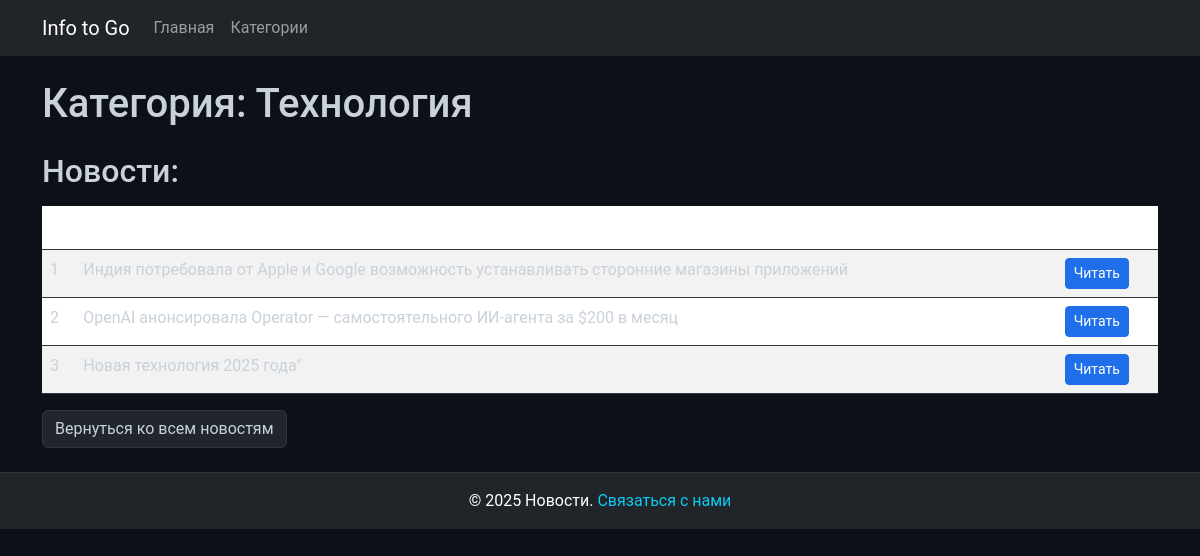
/news/category/tehnologiya/, run on the app's committed database.
### news/models.py (models this page shows, shortened)
class Category(models.Model):
    name = models.CharField(
        max_length=100,  # Максимальная длина строки - 100 символов
        unique=True,  # Название должно быть уникальным
        verbose_name="Название категории"  # Название поля в админке
    )
    slug = models.SlugField(
        unique=True,  # Значение должно быть уникальным
        verbose_name="URL категории"  # Название поля в админке
    )
    class Meta:
        verbose_name = "Категория"  # Имя модели в админке (ед. число)
        verbose_name_plural = "Категории"  # Имя модели во множественном числе

class News(models.Model):
    title = models.CharField(
        max_length=200,  # Максимальная длина строки - 200 символов
        verbose_name="Заголовок новости"  # Название поля в админке
    )
    content = models.TextField(
        verbose_name="Содержимое новости"  # Название поля в админке
    )
    category = models.ForeignKey(
        Category,  # Ссылка на модель Category
        on_delete=models.CASCADE,  # Удаление категории удалит все связанные новости
        related_name="news",  # Имя для обратной связи (Category.news)
        verbose_name="Категория"  # Название поля в админке
    )
    created_at = models.DateTimeField(
        auto_now_add=True,  # Записывается автоматически при создании объекта
        verbose_name="Дата создания"  # Название поля в админке
    )
    updated_at = models.DateTimeField(
        auto_now=True,  # Обновляется автоматически при каждом сохранении объекта
        verbose_name="Дата обновления"  # Название поля в админке
    )
    class Meta:
        verbose_name = "Новость"  # Имя модели в админке (ед. число)
        verbose_name_plural = "Новости"  # Имя модели во множественном числе
        ordering = ["-created_at"]  # Сортировка по дате создания (от новых к старым)

### news/views.py (the view)
# urls.py: path('category/<str:slug>/', views.news_by_category, name='news_by_category'),  # Новости по категории
def news_by_category(request, slug):
    category = get_object_or_404(Category, slug=slug)
    news = News.objects.filter(category=category).order_by('-created_at')  # Сортировка по дате создания
    return render(request, 'news/news_by_category.html', {
        'category': category,
        'news': news
    })

### news/templates/news/news_by_category.html (shortened to what this page needs)
{% extends 'base.html' %}
{% block content %}
<h1>Категория: {{ category.name }}</h1>
<h2 class="mt-4">Новости:</h2>
<table class="table table-striped">
    <thead>
        <tr>
            <th>#</th>
            <th>Заголовок</th>
            <th>Ссылка</th>
        </tr>
    </thead>
    <tbody>
        {% for item in news %}
        <tr>
            <td>{{ forloop.counter }}</td>
            <td>{{ item.title }}</td>
            <td><a href="{% url 'news_detail' item.id %}" class="btn btn-sm btn-primary">Читать</a></td>
        </tr>
        {% endfor %}
    </tbody>
</table>
<a href="{% url 'news_list' %}" class="btn btn-secondary">Вернуться ко всем новостям</a>
{% endblock %}

### templates/base.html (shortened to what this page needs)
{% load static %}
<!DOCTYPE html>
<html lang="en">
<head>
    <link href="https://cdn.jsdelivr.net/npm/bootstrap@5.3.0-alpha3/dist/css/bootstrap.min.css" rel="stylesheet">
    <link href="https://cdn.jsdelivr.net/npm/bootstrap-icons/font/bootstrap-icons.css" rel="stylesheet">
    <link rel="stylesheet" href="{% static 'css/styles.css' %}">
</head>
<body>
    <nav class="navbar navbar-expand-lg navbar-dark bg-dark mb-4">
        <div class="container">
            <a class="navbar-brand" href="{% url 'news_list' %}">Info to Go</a>
            <div class="collapse navbar-collapse" id="navbarNav">
                <ul class="navbar-nav">
                    <li class="nav-item"><a class="nav-link" href="{% url 'news_list' %}">Главная</a></li>
                    <li class="nav-item"><a class="nav-link" href="{% url 'news_list' %}#categories">Категории</a></li>
                </ul>
            </div>
        </div>
    </nav>
    <div class="container">
        {% block content %}{% endblock %}
    </div>
    <footer class="bg-dark text-center text-white py-3 mt-4">
        <p class="mb-0">&copy; 2025 Новости. <a href="#" class="text-decoration-none text-info">Связаться с нами</a></p>
    </footer>
</body>
</html>

### news/static/css/styles.css (style rules this page uses)
body { background-color: #0d1117; color: #c9d1d9; font-family: 'Roboto', sans-serif; }
a { color: #58a6ff; text-decoration: none; transition: color 0.3s ease; }
.btn-primary { background-color: #1f6feb; border-color: #1f6feb; transition: background-color 0.3s ease, color 0.3s ease; }
.btn-secondary { background-color: #21262d; border-color: #30363d; color: #c9d1d9; transition: background-color 0.3s ease, color 0.3s ease; }
table { width: 100%; border-collapse: collapse; margin-top: 1rem; font-size: 1rem; color: #c9d1d9; }
th, td { padding: 1rem; text-align: left; border-bottom: 1px solid #30363d; }
th { background-color: #21262d; color: #ffffff !important; font-size: 1.1rem; font-weight: bold; }
td { color: #c9d1d9 !important; }
footer { background-color: #161b22; color: #8b949e; text-align: center; padding: 1rem; margin-top: 2rem; border-top: 1px solid #30363d; }
footer a { color: #58a6ff; }

### data on the page
Category: name "Технология"
News: title "Индия потребовала от Apple и Google возможность устанавливать сторонние магазины приложений"
News: title "OpenAI анонсировала Operator — самостоятельного ИИ-агента за $200 в месяц"
News: title "Новая технология 2025 года\""
